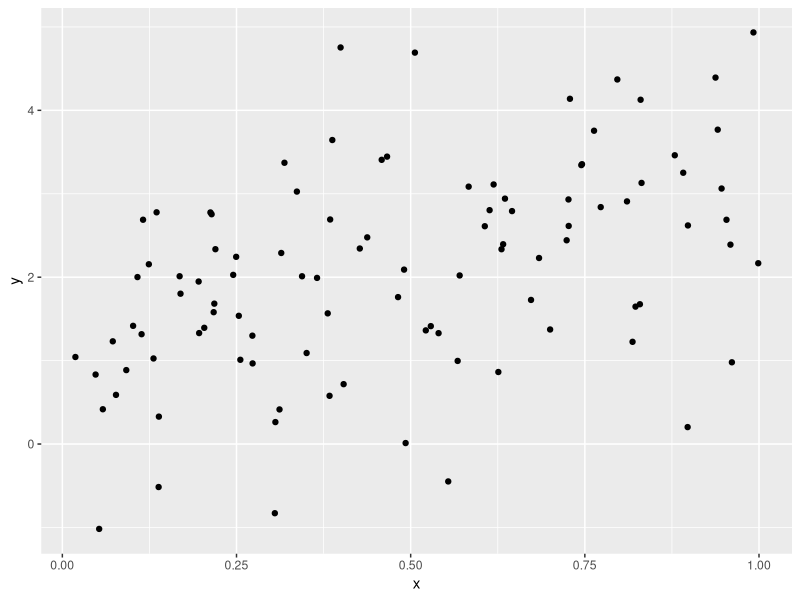

Generate this figure with R:
## ---- chunk 1
library(tidyverse)

plot_df = 
  tibble(
    x = runif(100),
    y = 1 + 2*x +rnorm(100)
  )

plot_df |>
  ggplot(aes(x = x, y = y)) +
  geom_point()
  

